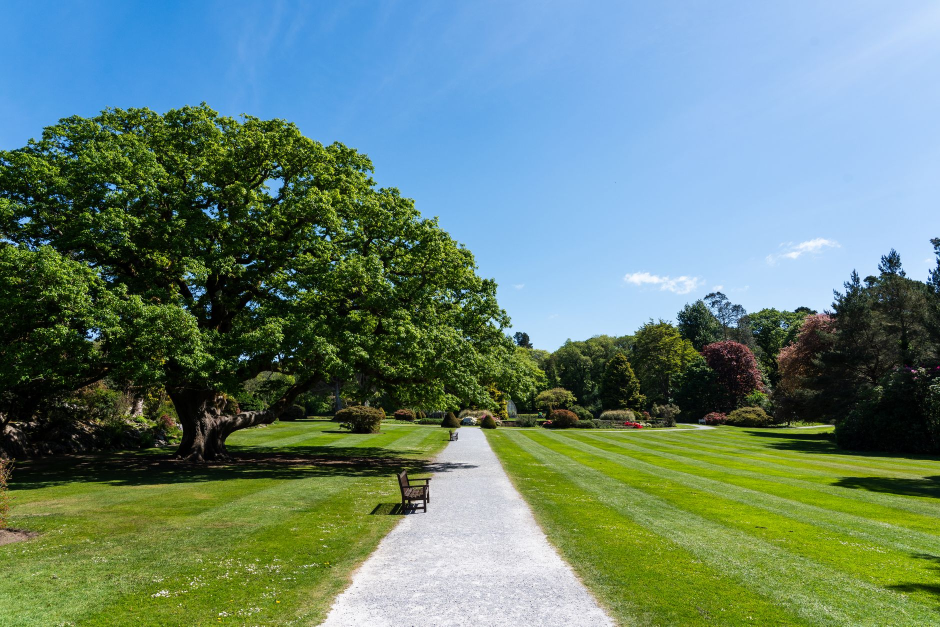
#> input picture chair-workout/assets/img/lawn_6.jpg, 1880 x 1253 px, given in place of gemini_w.png, which was not available (shown at 1/2 size)
$ python scenes1.py
#> lines starting #> are read from the running program, lines starting #| are printed output that depends on the picture
### ai-equator/brain/lib.py
"""Helpers for AI Equator style v2: dark stage, built cards, blue key words, orange hand notes, blur dissolves."""
import hashlib, subprocess
from pathlib import Path
from PIL import Image

H = Path(__file__).parent
Image.MAX_IMAGE_PIXELS = None
FF = r"C:/Users/daggu222105/AppData/Local/Microsoft/WinGet/Links/ffmpeg.exe"
RAW, CLIPS, IMG = H / "assets/raw", H / "assets/clips", H / "assets/img"
CLIPS.mkdir(exist_ok=True)

html, tl = [], []
Z = {"i": 0, "z": 10}
PENDING = []  # root-level video wrappers for the scene being built
B, E = '<span class="blue">', "</span>"


def nid(p="e"):
    Z["i"] += 1
    return f"{p}{Z['i']}"


def T(t):
    if isinstance(t, (int, float)):
        return float(t)
    m, x = t.split(":")
    return int(m) * 60 + float(x)


# ---------- motion
def enter(sel, t, y=18, d=.35):
    tl.append(f'tl.fromTo("{sel}",{{opacity:0,y:{y},filter:"blur(6px)"}},{{opacity:1,y:0,filter:"blur(0px)",duration:{d},ease:"power3.out"}},{T(t):.3f});')


def pop(sel, t, rot=0):
    tl.append(f'tl.fromTo("{sel}",{{opacity:0,scale:.86,rotation:{rot - 4}}},{{opacity:1,scale:1,rotation:{rot},duration:.22,ease:"back.out(2)"}},{T(t):.3f});')


def dim(sel, t, to=.28):
    tl.append(f'tl.to("{sel}",{{opacity:{to},duration:.3,ease:"power2.out"}},{T(t):.3f});')


def count(sel, t, a, b, dec=0, pre="", suf="", d=1.3):
    tl.append(f'count("{sel}",{T(t):.3f},{a},{b},{dec},"{pre}","{suf}",{d});')


def grow(sel, t, w, d=.9):
    tl.append(f'tl.fromTo("{sel}",{{width:0}},{{width:{w},duration:{d},ease:"power3.out"}},{T(t):.3f});')


# ---------- scene host with blur dissolve
def scene(a, b, inner, out=True, fade_in=True):
    a, b = T(a), T(b)
    Z["z"] += 1
    host, w = nid("s"), nid("w")
    dur = b - a + (.4 if out else 0)
    html.append(f'<div id="{host}" class="clip scene" data-start="{a:.3f}" data-duration="{dur:.3f}" data-track-index="2" style="z-index:{Z["z"]}" data-layout-allow-overflow data-layout-allow-overlap><div id="{w}" class="sc">{inner}</div></div>')
    if fade_in:
        tl.append(f'tl.fromTo("#{w}",{{opacity:0,filter:"blur(10px)"}},{{opacity:1,filter:"blur(0px)",duration:.4,ease:"power2.out"}},{a:.3f});')
    else:
        tl.append(f'tl.set("#{w}",{{opacity:1}},0);')
    if out:
        tl.append(f'tl.to("#{w}",{{opacity:0,filter:"blur(10px)",duration:.4,ease:"power2.in"}},{b:.3f});')
    for wid, markup in PENDING:  # clips sit on their own root layer just above the scene, fading with it
        Z["z"] += 1
        html.append(markup.replace("@Z@", str(Z["z"])))
        if out:
            tl.append(f'tl.to("#{wid}",{{opacity:0,duration:.4,ease:"power2.in"}},{b:.3f});')
    PENDING.clear()


# ---------- elements
def el(t, inner, style, cls="", anim="enter", rot=0, eid=None):
    eid = eid or nid("c")
    if anim == "enter":
        enter(f"#{eid}", t)
    elif anim == "pop":
        pop(f"#{eid}", t, rot)
    return f'<div id="{eid}" class="a {cls}" style="{style}">{inner}</div>'


def txt(t, s, x, y, size=72, w=None, cls="h", align="left", anim="enter", eid=None):
    if align == "center":
        return el(t, s, f"left:0;right:0;top:{y}px;text-align:center;font-size:{size}px", cls, anim, eid=eid)
    ws = f"width:{w}px;" if w else ""
    return el(t, s, f"left:{x}px;top:{y}px;{ws}font-size:{size}px", cls, anim, eid=eid)


_A = '<svg width="{w}" height="{h}" viewBox="0 0 {w} {h}"><path d="{d}" fill="none" stroke="#F0A818" stroke-width="3.2" stroke-linecap="round" stroke-linejoin="round"/></svg>'
ARROWS = {
    "down": _A.format(w=54, h=58, d="M8 4c18 6 30 20 30 46M26 40l12 12 10-15"),
    "up": _A.format(w=54, h=58, d="M10 54c16-6 28-20 28-46M26 18l12-12 10 15"),
    "left": _A.format(w=70, h=40, d="M66 10C46 4 24 10 8 28M8 28l2-16M8 28l16 0"),
    "right": _A.format(w=70, h=40, d="M4 10c20-6 42 0 58 18M62 28l-2-16M62 28l-16 0"),
}


def note(t, s, x, y, size=46, arrow=None, ax=0, ay=0):
    a = f'<span class="arw" style="left:{ax}px;top:{ay}px">{ARROWS[arrow]}</span>' if arrow else ""
    return el(t, s + a, f"left:{x}px;top:{y}px;font-size:{size}px", "note")


def src(t, s, x=0, y=1000, center=True):
    if center:
        return el(t, s, f"left:0;right:0;top:{y}px;text-align:center", "src")
    return el(t, s, f"left:{x}px;top:{y}px", "src")


def card(t, inner, x, y, w, h=None, cls="card", anim="enter", eid=None):
    hs = f"height:{h}px;" if h else ""
    return el(t, inner, f"left:{x}px;top:{y}px;width:{w}px;{hs}", cls, anim, eid=eid)


def img(t, path, x, y, w, h=None, cls="im", anim="enter", rot=0, eid=None):
#> called with t = 25.08, path = 'assets/img/gemini_w.png', x = 760, y = 300, w = 400, anim = 'enter', rot = 0
    if h is None:
        iw, ih = Image.open(H / path).size
#> iw = 1880; ih = 1253
        h = int(w * ih / iw)
#> h = 266
    return el(t, f'<img src="{path}" alt="" style="width:{w}px;height:{h}px">', f"left:{x}px;top:{y}px;width:{w}px;height:{h}px", cls, anim, rot, eid)


def meme(t, name, x, y, w, rot=-2):
    return img(t, f"assets/img/{name}", x, y, w, cls="meme", anim="pop", rot=rot)


def logo(t, name, x, y, w, anim="enter"):
    return img(t, f"assets/img/{name}", x, y, w, cls="logo", anim=anim)


# [5 lines left out: function person, not called in this run]


def page_img(name, crop):
    tag = hashlib.md5(str(crop).encode()).hexdigest()[:5]
    out = IMG / f"{name}_{tag}.jpg"
    if not out.exists():
        im = Image.open(RAW / "web" / f"{name}.png").convert("RGB")
        w, h = im.size
        im.crop((int(crop[0] * w), int(crop[1] * h), int(crop[2] * w), int(crop[3] * h))).save(out, quality=92)
    return f"assets/img/{out.name}", Image.open(out).size


def mac(t, name, url, crop, x, y, w, a, b, zoom=1.035):
    """Dark browser window holding a real captured page; crop is a fraction box of the capture."""
    s, (iw, ih) = page_img(name, crop)
    h = int(w * ih / iw)
    eid, kb = nid("m"), nid("k")
    enter(f"#{eid}", t, 24)
    tl.append(f'tl.fromTo("#{kb}",{{scale:1}},{{scale:{zoom},duration:{T(b) - T(a):.3f},ease:"none"}},{T(a):.3f});')
    return (f'<div id="{eid}" class="a mac" style="left:{x}px;top:{y}px;width:{w}px"><div class="mbar"><i></i><i></i><i></i><div class="murl">{url}</div></div>'
            f'<div class="mbody" style="height:{h}px"><img id="{kb}" src="{s}" alt="{name}" style="width:{w}px;height:{h}px"></div></div>')


def trim(raw, ss, d, w=1280, h=720, crop=None):
    key = hashlib.md5(f"{raw}{ss:.2f}{d:.2f}{w}{h}{crop}".encode()).hexdigest()[:8]
    out = CLIPS / f"{Path(raw).stem}_{key}.mp4"
    if not out.exists():
        subprocess.run([FF, "-hide_banner", "-loglevel", "error", "-y", "-ss", f"{ss:.2f}", "-t", f"{d + .3:.2f}", "-i", str(RAW / raw), "-an",
                        "-vf", (f"crop={crop[0]}:{crop[1]}:{crop[2]}:{crop[3]}," if crop else "") + f"scale={w}:{h}:force_original_aspect_ratio=increase,crop={w}:{h},fps=30", "-c:v", "libx264", "-preset", "fast", "-crf", "18", "-pix_fmt", "yuv420p", str(out)], check=True)
    return f"assets/clips/{out.name}"


def vcard(a, b, raw, ss, x, y, w, h, credit=None, anim="enter", crop=None, instant=False):
    """A real clip in a rounded frame. The frame lives in the scene; the video sits on a root layer above it."""
    a, b = T(a), T(b)
    s = trim(raw, ss, b - a + .5, 1280, int(1280 * h / w) // 2 * 2, crop)
    eid, v, wr = nid("vc"), nid("v"), nid("vw")
    if instant:  # visible on its first frame (thumbnail)
        tl.append(f'tl.set("#{eid}, #{wr}",{{opacity:1}},{a:.3f});')
    else:
        (pop if anim == "pop" else enter)(f"#{eid}", a)
        (pop if anim == "pop" else enter)(f"#{wr}", a)
    PENDING.append((wr, f'<div id="{wr}" class="vwrap" style="left:{x}px;top:{y}px;width:{w}px;height:{h}px;z-index:@Z@"><video id="{v}" class="clip" src="{s}" muted playsinline '
                        f'data-start="{a:.3f}" data-duration="{b - a + .4:.3f}" data-track-index="1" style="width:{w}px;height:{h}px;object-fit:cover"></video></div>'))
    out = f'<div id="{eid}" class="a vcard" style="left:{x}px;top:{y}px;width:{w}px;height:{h}px"></div>'
    if credit:
        out += src(a, credit, x, y + h + 14, center=False)
    return out


def cross(t, x, y, s=60):
    return el(t, f'<svg width="{s}" height="{s}" viewBox="0 0 64 64"><path d="M14 14l36 36M50 14L14 50" stroke="#F85149" stroke-width="7" stroke-linecap="round"/></svg>', f"left:{x}px;top:{y}px", "", "pop")


def check(t, x, y, s=60):
    return el(t, f'<svg width="{s}" height="{s}" viewBox="0 0 64 64"><path d="M12 34l14 14 26-30" fill="none" stroke="#3FB950" stroke-width="7" stroke-linecap="round" stroke-linejoin="round"/></svg>', f"left:{x}px;top:{y}px", "", "pop")


def draw(eid, t, d=.35, stagger=0):
    tl.append(f'tl.set("#{eid}",{{opacity:1}},{T(t):.3f});')
    tl.append(f'tl.fromTo("#{eid} .dr",{{strokeDashoffset:1}},{{strokeDashoffset:0,duration:{d},stagger:{stagger},ease:"power2.out"}},{T(t):.3f});')


# [13 lines left out: functions bigx, underline, not called in this run]


def link(t, x, y, w, label=""):
    """Thin grey arrow between two cards, with an optional mono label above it."""
    eid = nid("al")
    draw(eid, t, .35)
    lab = f'<div class="mono" style="position:absolute;left:-60px;width:{w + 120}px;top:-42px;text-align:center;font-size:24px;color:#8A8F98">{label}</div>' if label else ""
    return (f'<div id="{eid}" class="a" style="left:{x}px;top:{y}px;width:{w}px;height:20px;opacity:0">{lab}<svg width="{w}" height="20" viewBox="0 0 {w} 20">'
            f'<path class="dr" pathLength="1" stroke-dasharray="1" stroke-dashoffset="1" d="M2 10H{w - 4}M{w - 14} 2L{w - 4} 10L{w - 14} 18" fill="none" stroke="#5A606B" stroke-width="2.5"/></svg></div>')


# [23 lines left out: functions bars, tweet, not called in this run]


# ---------- user rule 2026-11-12: every video clip at ~80% of the screen
VX, VY, VW, VH = 192, 88, 1536, 864


def clip80(a, b, raw, ss, credit=None, crop=None, instant=False):
    """A real clip at 80% of the frame, centred, credit underneath."""
    out = vcard(a, b, raw, ss, VX, VY, VW, VH, None, crop=crop, instant=instant)
    if credit:
        out += src(a, credit, VX, VY + VH + 16, center=False)
    return out


def ov(t, s, x, y, size=46):
    """A hand note on a dark pill, for use in an overlay scene above a clip."""
    return el(t, s, f"left:{x}px;top:{y}px;font-size:{size}px", "note ovp")


def chip(t, s, x, y, cls="ovc"):
    return el(t, s, f"left:{x}px;top:{y}px", cls)

### ai-equator/carbon/scenes1.py
"""Gemini 4 Carbon: 0:00 to 7:31, timed to the user's transcript. Every clip at 80% of the frame."""
from lib import *

GB = "blog.google/…/introducing-gemini-4-carbon"
GN = "blog.google/…/gemini-4-carbon-now-available"
PE = "x/pe.mp4"                      # Prompt Engineering, "Gemini 4 Carbon Is Finally Here"
PEC = "Prompt Engineering on YouTube · fort, galaxies, robot, Breakout demos"
TBL = "assets/raw/web/g__evals-table.png"
TX, TY, TW = 110, 70, 1150           # Google's table on screen
TS = TW / 1200
ROW = {"tb4": 296, "ale": 346, "vend": 511, "blue": 616, "riem": 716, "fswe": 245}


def rowbox(t, key, eid):
    y = TY + int((ROW[key] - 26) * TS)
    return el(t, "", f"left:{TX - 6}px;top:{y}px;width:{TW + 12}px;height:{int(52 * TS)}px", "rowbox", eid=eid)


# 0:00 the fort hook (frame 0 already shows the clip frame)
scene(0, 9.0, clip80(0, 9.0, PE, 1030.6, PEC, instant=True), fade_in=False)
scene(9.0, 17.60, clip80(9.0, 17.60, PE, 640.0, PEC))
scene(0, 17.60,
      ov(1.84, "one job", 230, 120, 56)
      + ov(2.68, "rebuild a historic fort in 3D", 230, 210, 48)
      + ov(5.58, "using only what it could find online", 230, 300, 44)
      + chip(8.84, "~20 hours straight", 1290, 640)
      + chip(11.14, "65 rounds of building + checking", 1100, 720)
      + chip(14.82, "its own grade: 5 / 10", 1290, 800), fade_in=False)

scene(17.60, 25.08,
      txt(18.48, "meanwhile, in another test…", 0, 200, 44, align="center", cls="lab")
      + card(19.72, '<div class="mono g" style="font-size:22px">via security firm Wiz</div><div class="ct" style="font-size:54px;margin-top:10px">real security holes in two big software companies</div>', 360, 300, 1200, 220, cls="card red")
      + txt(23.24, f'in under {B}two hours{E}', 0, 580, 84, align="center")
      + src(19.9, "Source: Google, Nov 10, 2026", y=1000))

scene(25.08, 28.94,
      img(25.08, "assets/img/gemini_w.png", 760, 300, 400)
      + txt(26.0, f"Gemini 4 {B}Carbon{E}", 0, 420, 140, align="center")
      + txt(27.34, "Google's new frontier model", 0, 600, 40, align="center", cls="lab"))
scene(28.94, 34.54,
      mac(28.94, "gn_top", GN, (.0, .0, 1.0, .62), 360, 120, 1200, 28.94, 34.54)
      + note(30.80, "public since November 10", 600, 900, 54))
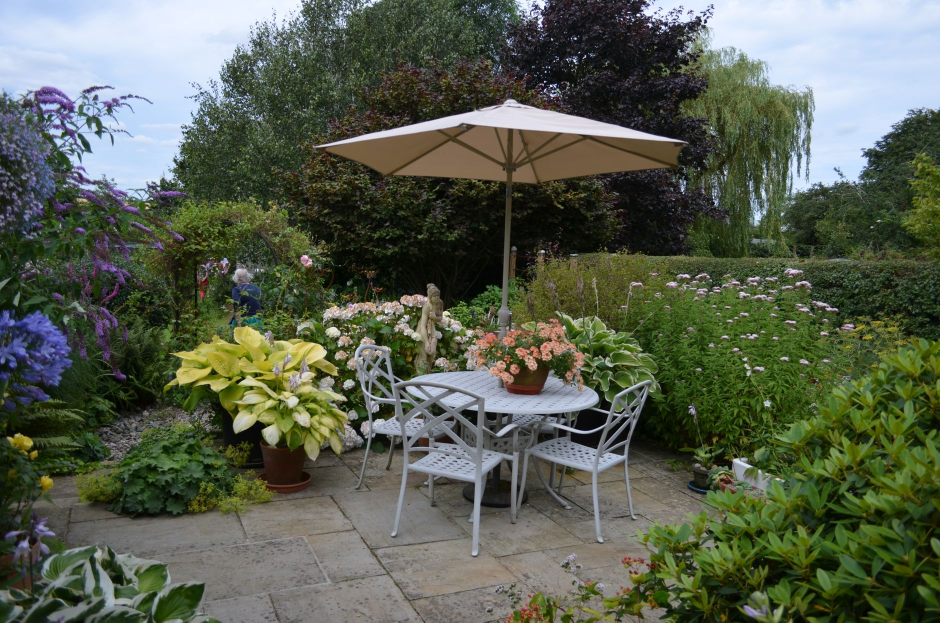
#> input picture chair-workout/assets/img/patio_6.jpg, 1880 x 1245 px, given in place of gn_top.png, which was not available (shown at 1/2 size)
#> in page_img, im is the input picture: PIL image 1880x1245 RGB; mean R, G, B 88.5, 95.8, 79.3
#> in page_img, `im.crop((int(crop[0] * w), int(crop[1] * h), int(crop[2] * w), int(cro..`:
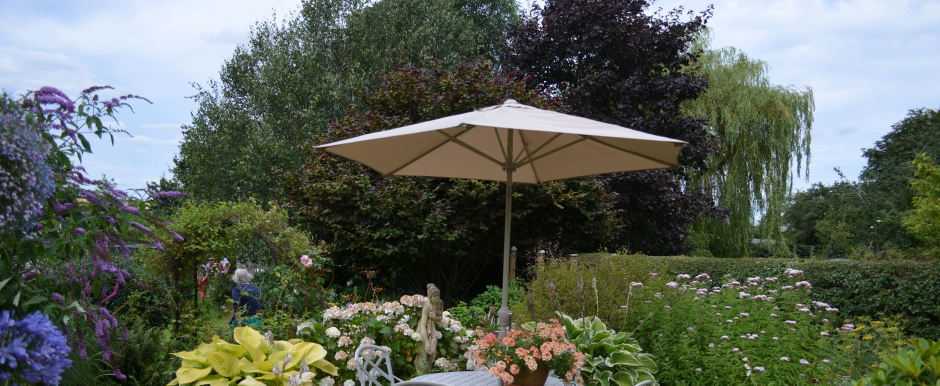
#> saved as gn_top_833d0.jpg: PIL image 1880x771 RGB (shown at 1/2 size); mean R, G, B 91.4, 98.9, 86.6
#> in mac, `s, (iw, ih) = page_img(name, crop)`: s = 'assets/img/gn_top_833d0.jpg'; iw = 1880; ih = 771
#> in mac, `h = int(w * ih / iw)`: h = 492
#> in mac, `eid, kb = nid("m"), nid("k")`: eid = 'm32'; kb = 'k33'
#> in note, `a = f'<span class="arw" style="left:{ax}px;top:{ay}px">{ARROWS[arrow]}..`: a = ''

pl = [(35.50, "what it is"), (36.38, "the benchmarks"), (37.40, "vs Claude & GPT"), (39.78, "what people built"), (40.78, "the reviews"), (42.16, "the problems")]
inner = txt(34.54, "in this video", 0, 150, 40, align="center", cls="lab")
for i, (t, lab) in enumerate(pl):
    x, y = 260 + (i % 3) * 480, 320 + (i // 3) * 200
    inner += card(t, f'<div class="mono g" style="font-size:22px">0{i + 1}</div><div class="ct" style="margin-top:6px">{lab}</div>', x, y, 440, 150, cls="card red" if i == 5 else "card")
#> this loop made 6 passes
inner += note(42.84, "the bit nobody puts in thumbnails", 1100, 760, 46, "up", 140, -80)
scene(34.54, 45.22, inner)

# timeline
scene(45.22, 61.64,
      txt(45.22, f"first, the {B}timeline{E}", 0, 110, 70, align="center")
      + '<div class="tline" style="left:300px;top:470px;width:1320px"></div>'
      + el(48.88, '<i class="dot"></i><div class="big" style="font-size:56px;margin-top:24px">Oct 28</div><div class="ct" style="font-size:34px;margin-top:6px">announced</div><div class="cs">only cybersecurity defenders,<br>via the Fairwind program</div>', "left:280px;top:456px;width:600px", "tp")
      + el(58.22, f'<i class="dot hero"></i><div class="big" style="font-size:56px;margin-top:24px">{B}Nov 10{E}</div><div class="ct" style="font-size:34px;margin-top:6px">generally available</div><div class="cs">two weeks later</div>', "left:1300px;top:456px;width:520px", "tp"))

# where to get it
scene(61.64, 76.50,
      txt(61.64, "where you can use it right now", 0, 100, 56, align="center")
      + card(62.40, '<div class="mono g" style="font-size:22px">paid Gemini API</div><div class="ct" style="margin-top:8px">Google AI Studio</div>', 260, 260, 640, 160, cls="card sel")
      + card(66.32, '<div class="mono g" style="font-size:22px">companies</div><div class="ct" style="margin-top:8px">Gemini for business</div>', 1020, 260, 640, 160)
      + txt(68.20, "Google AI Ultra subscribers:", 260, 480, 32, cls="lab")
      + card(69.18, '<div class="li">Gemini app</div>', 260, 540, 400, 90)
      + card(71.78, '<div class="li">AI Mode</div>', 700, 540, 400, 90)
      + card(72.48, f'<div class="li">{B}Antigravity{E}</div>', 1140, 540, 520, 90, cls="card sel")
      + note(73.60, "Google's answer to Claude Code", 1150, 660, 50, "up", 80, -80))

# what it is
scene(76.50, 91.72,
      txt(76.50, f"what is it {B}exactly{E}?", 0, 100, 70, align="center")
      + card(77.98, '<div class="mono g" style="font-size:22px">released weeks earlier</div><div class="ct" style="font-size:54px;margin-top:8px">Gemini 4 Argon</div>', 260, 280, 560, 180)
      + link(78.98, 860, 360, 200, "built on top")
      + card(79.4, f'<div class="mono g" style="font-size:22px">new</div><div class="ct" style="font-size:54px;margin-top:8px">Gemini 4 {B}Carbon{E}</div>', 1100, 280, 560, 180, cls="card sel")
      + card(84.80, '<div class="li">mixture-of-experts model</div>', 260, 540, 560, 90)
      + card(86.34, '<div class="li">heavy reinforcement learning on</div><div class="cs">reasoning · problem solving · theorem proving</div>', 260, 650, 760, 140))
scene(91.72, 102.72,
      txt(91.72, "Carbon pushes harder on two things", 0, 140, 56, align="center")
      + card(94.88, f'<div class="ct" style="font-size:56px;text-align:center">{B}cybersecurity{E}</div>', 300, 330, 620, 180, cls="card sel")
      + card(96.32, '<div class="ct" style="font-size:56px;text-align:center">long-horizon work</div>', 1000, 330, 620, 180)
      + note(99.16, "tasks that take hours, not seconds", 1040, 560, 52))
scene(102.72, 107.31,
      card(102.72, '<div class="mono g" style="font-size:22px">Google</div><div class="ct" style="font-size:52px;margin-top:10px">“Internally, our teams have seen Carbon run for <span class="blue">days</span>.”</div>', 360, 330, 1200, 240)
      + src(103.0, "Source: Google, “Gemini 4 Carbon: our next frontier model”, Oct 28, 2026", y=640))

scene(107.31, 122.22,
      txt(107.31, f'<span id="ctx">0</span> tokens', 300, 160, 130, cls="big")
      + txt(108.2, "context window", 300, 330, 40, cls="lab")
      + card(109.91, f'<div class="mono g" style="font-size:22px">new</div><div class="ct" style="font-size:52px;margin-top:8px">{B}long decode{E}</div><div class="cs">output way past the usual limits</div>', 300, 430, 640, 220, cls="card sel")
      + card(116.55, '<div class="li">a full multi-file code change</div>', 1040, 430, 580, 100)
      + card(118.0, '<div class="li">or a long proof</div>', 1040, 550, 580, 100)
      + note(119.5, "in a single response", 1060, 680, 54))
count("#ctx", 107.31, 0, 1000000, 0, "", "", 1.4)

# price
scene(122.22, 132.16,
      txt(122.22, f"now the {B}price{E}", 260, 70, 56)
      + mac(124.0, "gb_price", GB, (.30, .30, .99, .62), 260, 170, 1400, 124.0, 132.16)
      + note(125.24, "until November 30", 300, 880, 56))
#> call 2 of page_img, with name = 'gb_price', crop = (0.3, 0.3, 0.99, 0.62)
#> in page_img (call 2), `im.crop((int(crop[0] * w), int(crop[1] * h), int(crop[2] * w), int(cro..`:
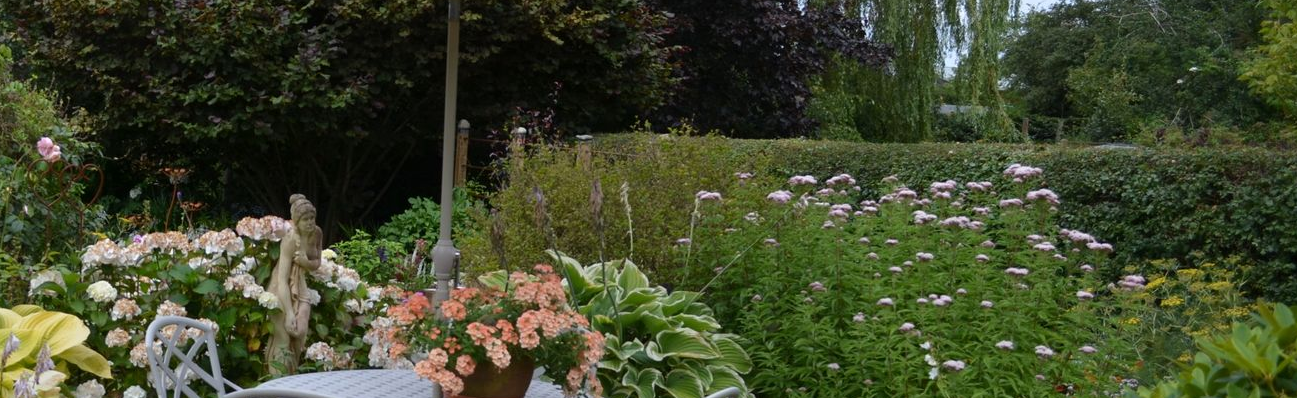
#> saved as gb_price_0b653.jpg: PIL image 1297x398 RGB; mean R, G, B 64.1, 71.5, 43.6
price = ('<div class="mono g" style="font-size:24px">per million tokens</div>'
         '<div class="prow"><span class="pl">input</span><span class="old">$2</span><span class="new">$4</span></div>'
         '<div class="prow"><span class="pl">output</span><span class="old">$10</span><span class="new">$20</span></div>')
scene(132.16, 141.81,
      txt(132.16, f"from {B}December 1{E}", 560, 100, 64)
      + card(132.4, price, 560, 230, 800, 380, cls="card red")
      + note(136.47, "test it this month: cheap", 560, 680, 54)
      + note(140.21, "next month: it won't be", 1060, 760, 54)
      + src(133.0, "Source: Google price note via dev.to review", y=1000))
tl.append('tl.fromTo(".prow .old",{color:"#FFFFFF"},{color:"#6B7079",textDecoration:"line-through",duration:.25},134.3);'
          'tl.fromTo(".prow .new",{opacity:0,x:-10},{opacity:1,x:0,duration:.3,stagger:.2},134.5);')
scene(141.81, 147.45,
      txt(141.81, f'{B}−95%{E}', 0, 300, 220, align="center", cls="big")
      + txt(142.6, "on cached input", 0, 560, 50, align="center")
      + note(144.79, "helps a lot for long agent runs", 700, 660, 54))

scene(147.45, 157.09,
      mac(147.45, "gn_argon", GN, (.30, .28, .99, .60), 260, 150, 1400, 147.45, 157.09)
      + note(150.49, "Carbon and Argon: same price per token", 300, 880, 50)
      + note(153.3, "Google still recommends Argon for everyday work", 300, 950, 44))
#> (the run stopped early here; a loop or call above may not have finished)
